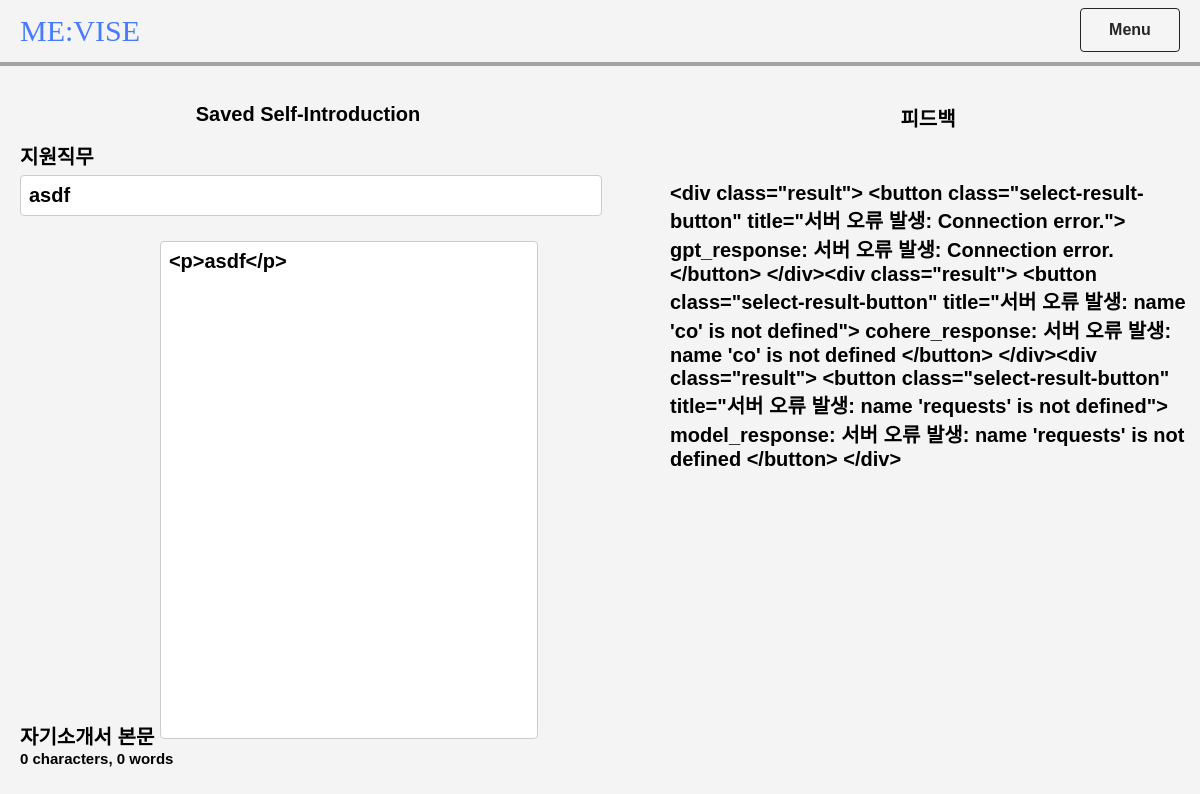
Page /saved_page/1 (signed in) on the committed database.
### App/main.py (models this page shows)
class SavedPageContent(Base):
    __tablename__ = "saved_page_content"
    id = Column(Integer, primary_key=True, index=True)
    username = Column(String, ForeignKey("users.username"))
    job_title = Column(String)
    text = Column(Text)
    result = Column(Text)
    timestamp = Column(String)
    user = relationship("User", back_populates="saved_contents")

### App/main.py (the view)
@app.get("/saved_page/{page_id}", response_class=HTMLResponse)
async def saved_page_detail(request: Request, page_id: int, session: AsyncSession = Depends(get_session)):
    username = request.session.get("username")
    if not username:
        return RedirectResponse(url="/login", status_code=303)
    page_data = await session.execute(select(SavedPageContent).where(SavedPageContent.id == page_id))
    saved_page = page_data.scalars().first()
    if not saved_page:
        raise HTTPException(status_code=404, detail="Saved page not found")
    return templates.TemplateResponse(
        "saved_page_detail.html", {"request": request, "saved_page": saved_page}
    )

### App/templates/saved_page_detail.html (shortened to what this page needs)
<!DOCTYPE html>
<html lang="en">
<head>
    <link rel="stylesheet" href="/static/user_page.css">
</head>
<body>
    <header class="header">
        <div class="logo"><a href="/" class="title-logo">ME:VISE</a></div>
        <div class="dropdown">
            <button class="dropbtn">Menu</button>
        </div>
    </header>
    <div class="main-content">
        <section class="your-work">
            <h2 class="statement-title">Saved Self-Introduction</h2>
            <div class="input-group">
                <label for="job_title">지원직무</label>
                <input type="text" name="job_title" id="job_title" value="{{ saved_page.job_title }}" readonly>
            </div>
            <div class="input-group">
                <label for="text">자기소개서 본문</label>
                <textarea name="text" id="mce_full" readonly>{{ saved_page.text }}</textarea>
                <div id="mce_full-count">0 characters, 0 words</div>
            </div>
        </section>
        <section class="feedback">
            <h2 class="feedback-title">피드백</h2>
            <div id="saved-page-result">
                {{ saved_page.result }}
            </div>
        </section>
    </div>
</body>
</html>

### App/static/user_page.css (style rules this page uses)
* { font-family: "Noto Sans KR", sans-serif; font-size: 20px; font-weight: 800; }
body, html { height: 100%; margin: 0; padding: 0; display: flex; flex-direction: column; align-items: stretch; background-color: #f4f4f4; width: 100%; overflow-x: hidden; }
.header { display: grid; grid-template-columns: 1fr auto; height: max-content; justify-content: space-between; align-items: center; padding: 10px 20px; color: #fff; background-color: #f4f4f4; box-sizing: border-box; padding-top: 8px; margin-bottom: 20px; border-bottom: 4px solid #a3a3a3; transition: border-bottom 1s ease-in-out; z-index: 1; }
.logo, .title-logo { white-space: nowrap; overflow: hidden; text-overflow: ellipsis; flex-shrink: 0; margin-top: 2px; }
.title-logo { text-decoration: none; color: #487AFF; font-family: "Alfa Slab One", serif; font-weight: 400; font-style: normal; font-size: 30px; }
.main-content { display: grid; grid-template-columns: 1fr 1fr; gap: 20px; width: 100%; height: 100vh; padding: 20px; margin: auto; position: relative; margin-top: 0; padding-top: 0; }
.input-group { margin-top: 15px; }
input[type="text"], textarea { width: 47vw; padding: 8px; margin-top: 5px; margin-bottom: 5px; border: 1px solid #ccc; border-radius: 4px; resize: none; }
.statement-title { margin-left: auto; margin-right: auto; text-align: center; margin-bottom: 0; }
textarea#mce_full { height: 60vh; resize: none; width: 45vh; }
.feedback { margin-left: 40px; margin-right: 10px; }
.feedback-title { margin-left: auto; margin-right: auto; padding-bottom: 10px; margin-bottom: 40px; text-align: center; }
.dropdown { position: relative; display: inline-block; }
.dropbtn { border: 1px solid rgb(37, 37, 37); border-radius: 4px; background-color: #f5f5f5; font-weight: 400; color: rgb(37, 37, 37); padding: 12px; width: 100px; text-align: center; cursor: pointer; font-size: 16px; font-weight: 900; font-family: "Noto Sans KR", sans-serif; }
#job_title-count, #mce_full-count { font-size: 15px; }
.your-work { width: 48vw; }
.feedback { width: 43vw; }

### rows in the picture
SavedPageContent: job_title "asdf", text "<p>asdf</p>", result "<div class=\"result\"> <button class=\"select-result-button\" title=\"서버 오류 발생: Connection error.\"> gpt_response: 서버 오류 발생: Connection error. </button> </div><div class=\"result\"> <button class=\"select-result-button\" title=\"서버 오류 발생: name 'co' is not defined\"> cohere_response: 서버 오류 발생: name 'co' is not defined </button> </div><div class=\"result\"> <button class=\"select-result-button\" title=\"서버 오류 발생: name 'requests' is not defined\"> model_response: 서버 오류 발생: name 'requests' is not defined </button> </div>"
